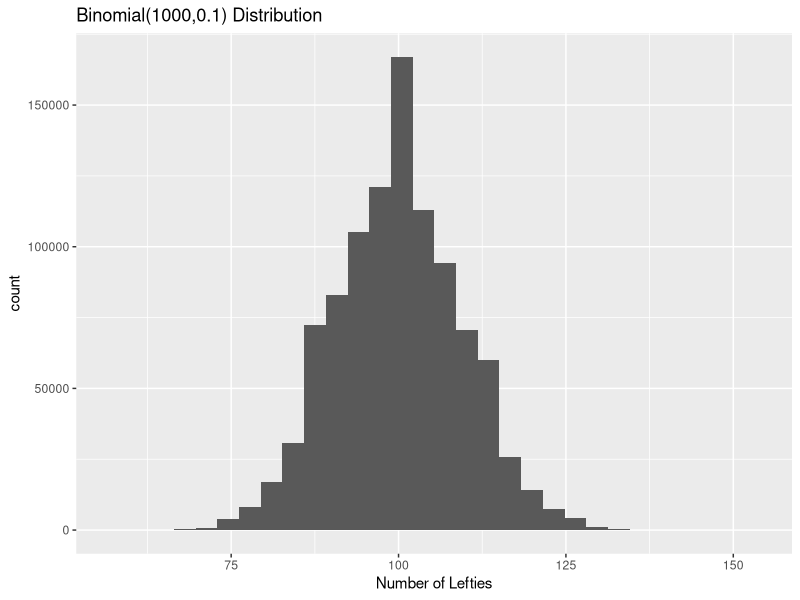
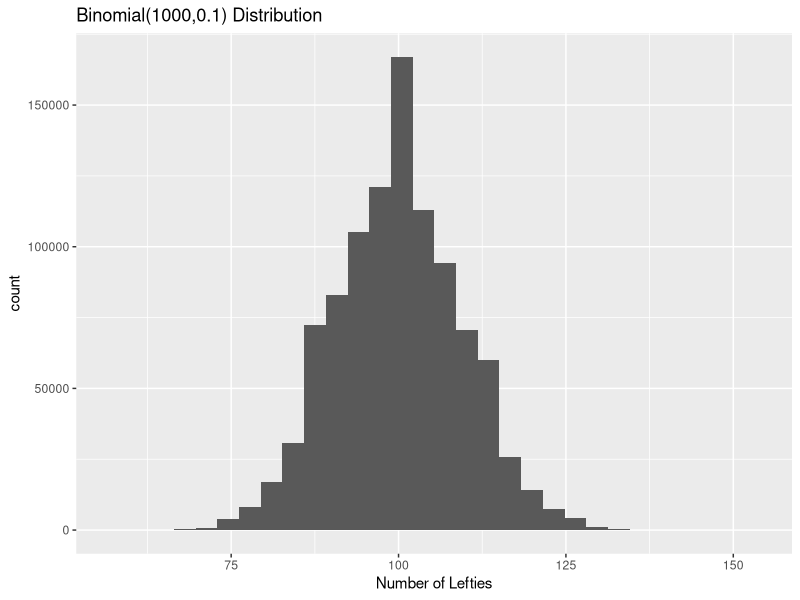
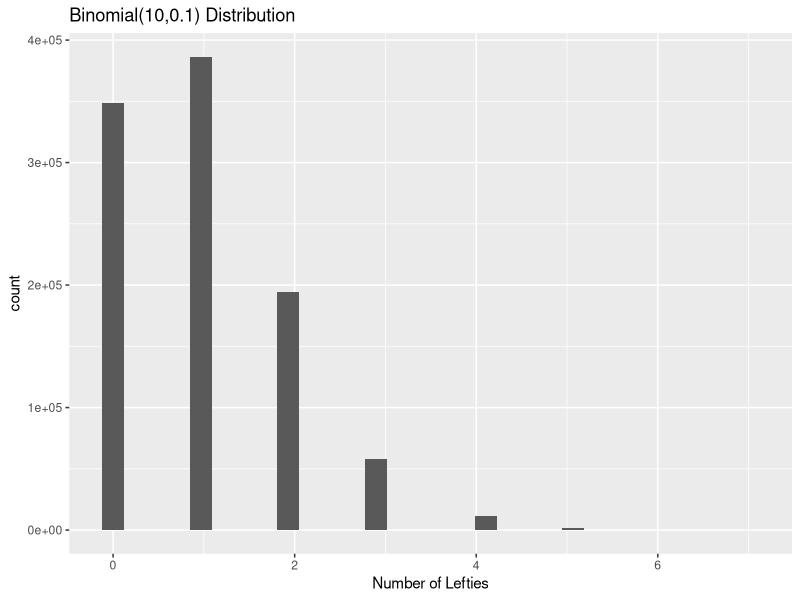
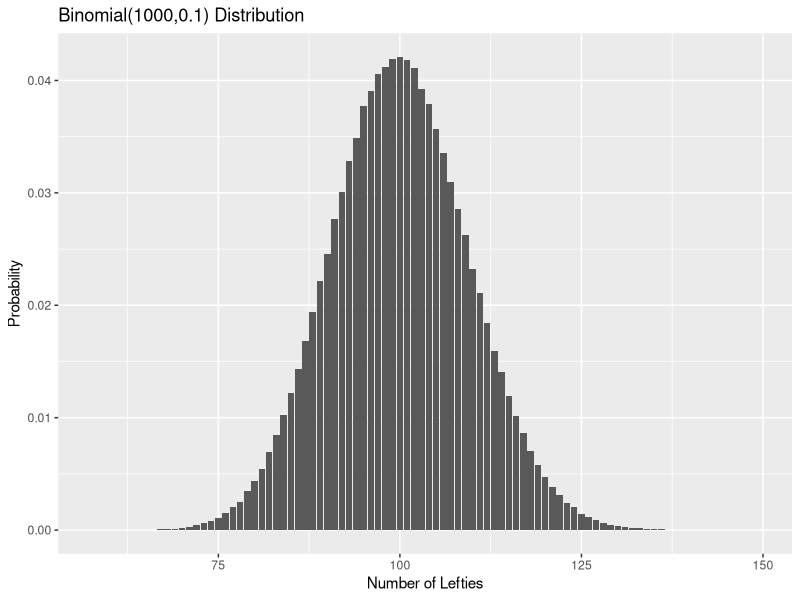
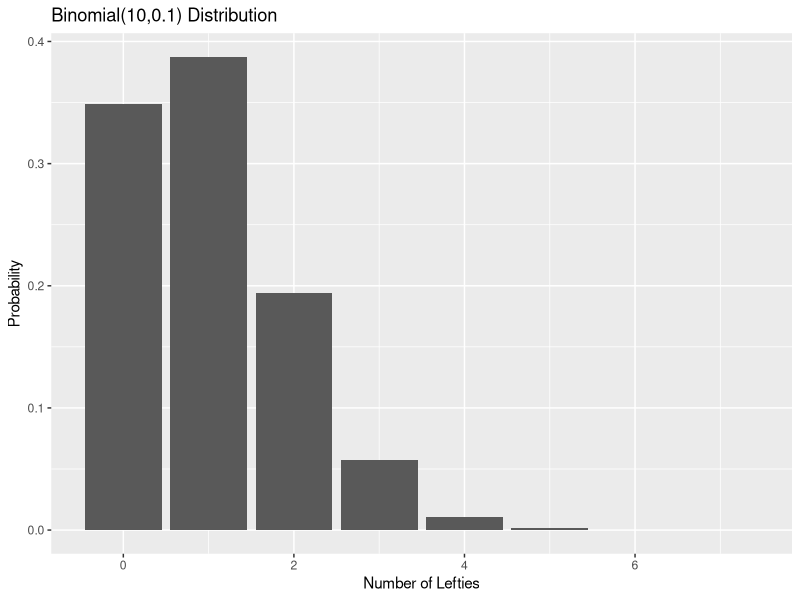

Reproduce these figures in R, in order. (Note: this script raises an error after producing the figures.)
## ---- chunk 1

## ---- chunk 2
#| label: packages
#| echo: false
#| message: false
#| warning: false

library(tidyverse)

## ---- chunk 3
# If I want to reproduce my random draw exactly, I have to set
# the seed.  Otherwise, I'll get a different random sample every # time
set.seed(121372) 
# in R, what we called "n" is called size
# R's "n" is the number of experiments to run
# in this case, that's the # of samples of size 1000 to simulate
rbinom(n=1,size=1000,prob=0.1)
## ---- chunk 4
rbinom(n=10,size=1000,prob=0.1)
## ---- chunk 5
#| echo: false
#| out.width: "100%"
#| fig-width: 7
#| fig-height: 6

binomdata = data.frame(X = rbinom(1000000, 1000, 0.1))
ggplot(binomdata, aes(x = X)) + 
  geom_histogram() +
  labs(x = "Number of Lefties",
       title = "Binomial(1000,0.1) Distribution")
## ---- chunk 6
#| echo: false
#| out.width: "40%"
ggplot(binomdata, aes(x = X)) + 
  geom_histogram() +
  labs(x = "Number of Lefties",
       title = "Binomial(1000,0.1) Distribution")
## ---- chunk 7
#| echo: false
#| out.width: "100%"
#| fig-width: 7
#| fig-height: 6
binomdatasmall = data.frame(X = rbinom(1000000, 10, 0.1))

ggplot(binomdatasmall, aes(x = X)) + 
  geom_histogram() +
  labs(x = "Number of Lefties",
       title = "Binomial(10,0.1) Distribution")

## ---- chunk 8
#| echo: false
#| out.width: "100%"
#| fig-width: 7
#| fig-height: 6
binomdata = 
  data.frame(X = rbinom(1000000, 1000, 0.1))
binomdata %>%
  count(X) %>%
  mutate(prob = n / sum(n)) %>%
  ggplot(aes(x = X, y = prob)) +
  geom_col() +
  labs(x = "Number of Lefties", y = "Probability",
       title = "Binomial(1000,0.1) Distribution")
## ---- chunk 9
#| echo: false
#| out.width: "100%"
#| fig-width: 7
#| fig-height: 6
binomdatasmall = data.frame(X = rbinom(1000000, 10, 0.1))
binomdatasmall %>%
  count(X) %>%
  mutate(prob = n / sum(n)) %>%
  ggplot(aes(x = X, y = prob)) +
  geom_col() +
  labs(x = "Number of Lefties", y = "Probability",
       title = "Binomial(10,0.1) Distribution")
## ---- chunk 10
#| echo: false
#| out.width: "100%"
knitr::include_graphics("../img/embryo.jpg")
## ---- chunk 11
# Reminders:
# dbinom(k, n, p)      -> P(X = k)
# pbinom(k, n, p)      -> P(X <= k)
# 1 - pbinom(k, n, p)  -> P(X > k)
